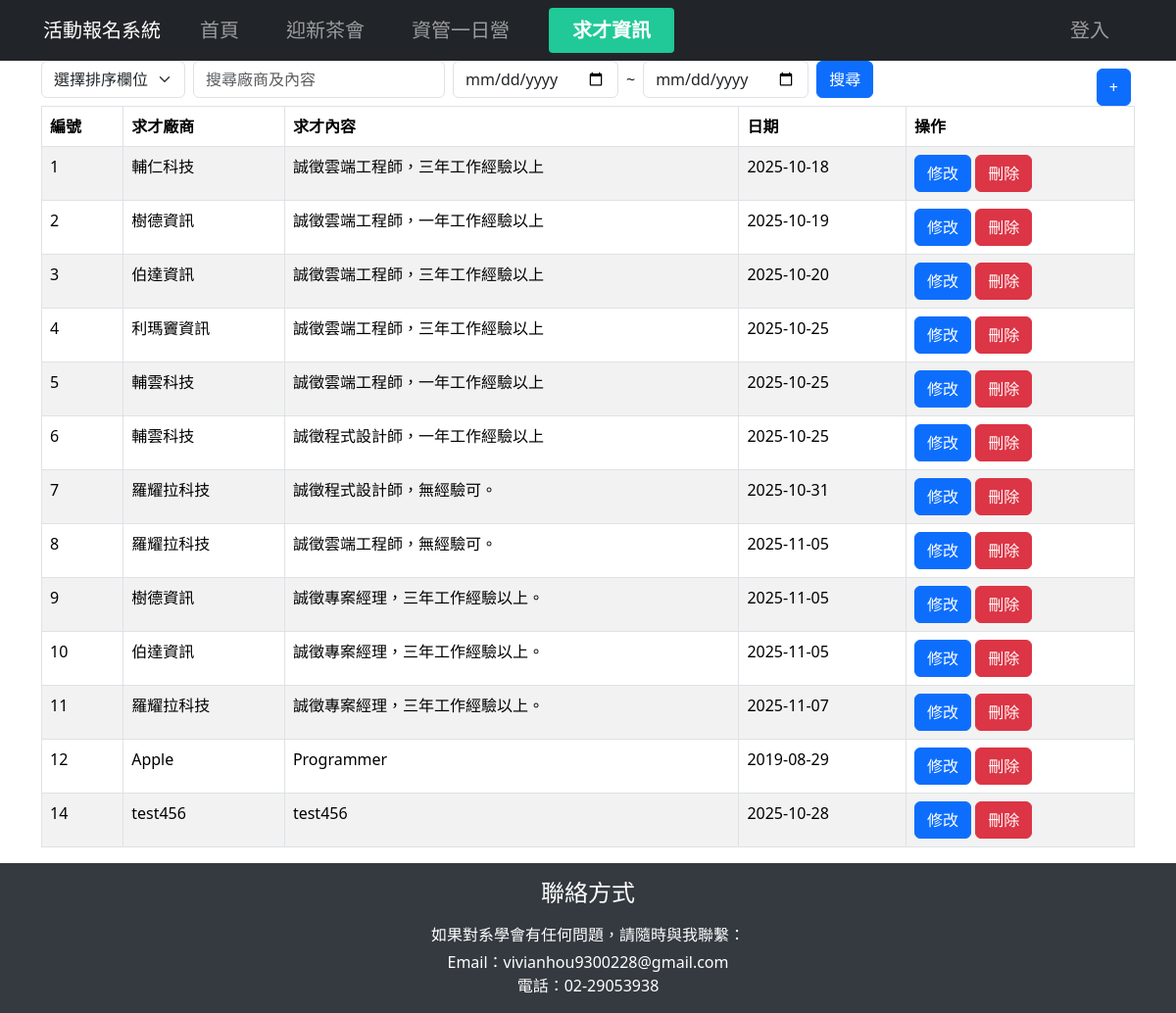
Page /job.php on the committed database.
### tables this page shows
CREATE TABLE `job` (
  `postid` int(11) NOT NULL,
  `company` varchar(45) NOT NULL,
  `content` text NOT NULL,
  `pdate` date NOT NULL
);

### job.php (the view, shortened to what this page needs)
<?php
require_once "header.php";
try {
  require_once 'db.php';
  $searchtxt = mysqli_real_escape_string($conn, $_POST["searchtxt"] ?? "");
  $date_start = $_POST["date_start"] ?? "";
  $date_end = $_POST["date_end"] ?? "";
  $sql = "select * from job";
  $result = mysqli_query($conn, $sql);
?>
<div class="container position-relative">
  <a href="job_insert.php" class="btn btn-primary position-absolute" style="top: 1rem; right: 1rem;">+</a>
<form action="job.php" method="post">
  <div class="row g-2 align-items-center mb-2">
    <div class="col-auto">
      <select name="order" aria-label="選擇排序欄位" class="form-select">
        <option selected value="">選擇排序欄位</option>
      </select>
    </div>
    <div class="col-auto">
      <input placeholder="搜尋廠商及內容" value="<?=htmlspecialchars($searchtxt)?>" type="text" name="searchtxt" class="form-control">
    </div>
    <div class="col-auto">
      <input type="date" name="date_start" class="form-control" value="<?=htmlspecialchars($date_start)?>" placeholder="起始日期">
    </div>
    <div class="col-auto">
      <span>~</span>
    </div>
    <div class="col-auto">
      <input type="date" name="date_end" class="form-control" value="<?=htmlspecialchars($date_end)?>" placeholder="結束日期">
    </div>
    <div class="col-auto">
      <input class="btn btn-primary" type="submit" value="搜尋">
    </div>
  </div>
</form>
<table class="table table-bordered table-striped" id="job_table">
 <thead>
   <tr>
    <th>編號</th>
    <th>求才廠商</th>
    <th>求才內容</th>
    <th>日期</th>
    <th>操作</th>
   </tr>
 </thead>
 <tbody>
 <?php
 while($row = mysqli_fetch_assoc($result)) {?>
 <tr>
  <td><?=htmlspecialchars($row["postid"]) ?></td>
  <td><?=htmlspecialchars($row["company"]) ?></td>
  <td><?=htmlspecialchars($row["content"]) ?></td>
  <td><?=htmlspecialchars($row["pdate"]) ?></td>
  <td>
    <a href="job_update.php?postid=<?=urlencode($row['postid'])?>" class="btn btn-primary">修改</a>
    <a href="job_delete.php?postid=<?=urlencode($row['postid'])?>" class="btn btn-danger">刪除</a>
  </td>
 </tr>
 <?php
  }
 ?>
 </tbody>
</table>
</div>
<?php
}
catch(Exception $e) {
  echo 'Message: ' .$e->getMessage();
}
require_once "footer.php";
?>

### header.php (shortened to what this page needs)
<?php
function nav_active($file) {
    $current = basename($_SERVER['PHP_SELF']);
    return $current === $file ? ' active' : '';
}
?>
<!DOCTYPE html>
<html lang="zh-Hant">
<head>
    <link href="https://cdn.jsdelivr.net/npm/bootstrap@5.3.2/dist/css/bootstrap.min.css" rel="stylesheet">
    <link rel="stylesheet" href="https://cdn.datatables.net/1.13.6/css/dataTables.bootstrap5.min.css">
</head>
<body>
    <nav class="navbar navbar-expand-lg navbar-dark bg-dark">
        <div class="container-fluid">
            <a class="navbar-brand" href="index.php">活動報名系統</a>
            <div class="collapse navbar-collapse" id="navbarNav">
                <?php
                $isLogin = isset($_SESSION['account']);
                $statusActive = (nav_active('status.php') || nav_active('statu_process.php')) ? ' active' : '';
                $conferenceActive = (nav_active('conference.php') || nav_active('conference_process.php')) ? ' active' : '';
                ?>
                <ul class="navbar-nav me-auto mb-2 mb-lg-0">
                    <li class="nav-item">
                        <a class="nav-link<?php echo nav_active('index.php'); ?>" href="index.php">首頁</a>
                    </li>
                    <li class="nav-item">
                        <a class="nav-link<?php echo $statusActive; ?>" href="<?php echo $isLogin ? 'status.php' : ('login.php?from=status.php'); ?>">迎新茶會</a>
                    </li>
                    <li class="nav-item">
                        <a class="nav-link<?php echo $conferenceActive; ?>" href="<?php echo $isLogin ? 'conference.php' : ('login.php?from=conference.php'); ?>">資管一日營</a>
                    </li>
                    <li class="nav-item">
                        <a class="nav-link<?php echo nav_active('job.php'); ?>" href="job.php">求才資訊</a>
                    </li>
                </ul>
                <ul class="navbar-nav ms-auto mb-2 mb-lg-0">
                    <?php if ($isLogin): ?>
                        <li class="nav-item">
                            <a class="nav-link<?php echo nav_active('profile.php'); ?>" href="profile.php">個人資料</a>
                        </li>
                        <li class="nav-item">
                            <a class="nav-link" href="logout.php">登出</a>
                        </li>
                    <?php else: ?>
                        <li class="nav-item">
                            <a class="nav-link<?php echo nav_active('login.php'); ?>" href="login.php">登入</a>
                        </li>
                    <?php endif; ?>
                </ul>
            </div>
        </div>
    </nav>

### footer.php (shortened to what this page needs)
<footer class="footer mt-auto py-3 footer-bg">
  <div class="container text-center">
    <h4 class="mb-3">聯絡方式</h4>
    <p class="mb-1">如果對系學會有任何問題，請隨時與我聯繫：</p>
    <ul class="list-unstyled mb-0">
      <li>Email：vivianhou9300228@gmail.com</li>
      <li>電話：02-29053938</li>
    </ul>
  </div>
</footer>
</body>
</html>

### header.php (style rules this page uses)
.navbar { padding-left: 2rem; padding-right: 2rem; }
.navbar-nav .nav-item { margin-left: 1rem; margin-right: 1rem; }
.navbar-nav .nav-link { font-size: 1.25rem; transition: color 0.2s, background-color 0.2s; }
.navbar-nav .nav-link.active { background-color: #20c997; color: #fff !important; font-weight: bold; border-radius: 0.25rem; padding: 0.5rem 1.5rem; }

### footer.php (style rules this page uses)
.footer-bg { background: #343a40; color: #fff; }

### rows in the picture
job: postid "1", company "輔仁科技", content "誠徵雲端工程師，三年工作經驗以上", pdate "2025-10-18"
job: postid "2", company "樹德資訊", content "誠徵雲端工程師，一年工作經驗以上", pdate "2025-10-19"
job: postid "3", company "伯達資訊", content "誠徵雲端工程師，三年工作經驗以上", pdate "2025-10-20"
job: postid "4", company "利瑪竇資訊", content "誠徵雲端工程師，三年工作經驗以上", pdate "2025-10-25"
job: postid "5", company "輔雲科技", content "誠徵雲端工程師，一年工作經驗以上", pdate "2025-10-25"
job: postid "6", company "輔雲科技", content "誠徵程式設計師，一年工作經驗以上", pdate "2025-10-25"
job: postid "7", company "羅耀拉科技", content "誠徵程式設計師，無經驗可。", pdate "2025-10-31"
job: postid "8", company "羅耀拉科技", content "誠徵雲端工程師，無經驗可。", pdate "2025-11-05"
job: postid "9", company "樹德資訊", content "誠徵專案經理，三年工作經驗以上。", pdate "2025-11-05"
job: postid "10", company "伯達資訊", content "誠徵專案經理，三年工作經驗以上。", pdate "2025-11-05"
job: postid "11", company "羅耀拉科技", content "誠徵專案經理，三年工作經驗以上。", pdate "2025-11-07"
job: postid "12", company "Apple", content "Programmer", pdate "2019-08-29"
job: postid "14", company "test456", content "test456", pdate "2025-10-28"
